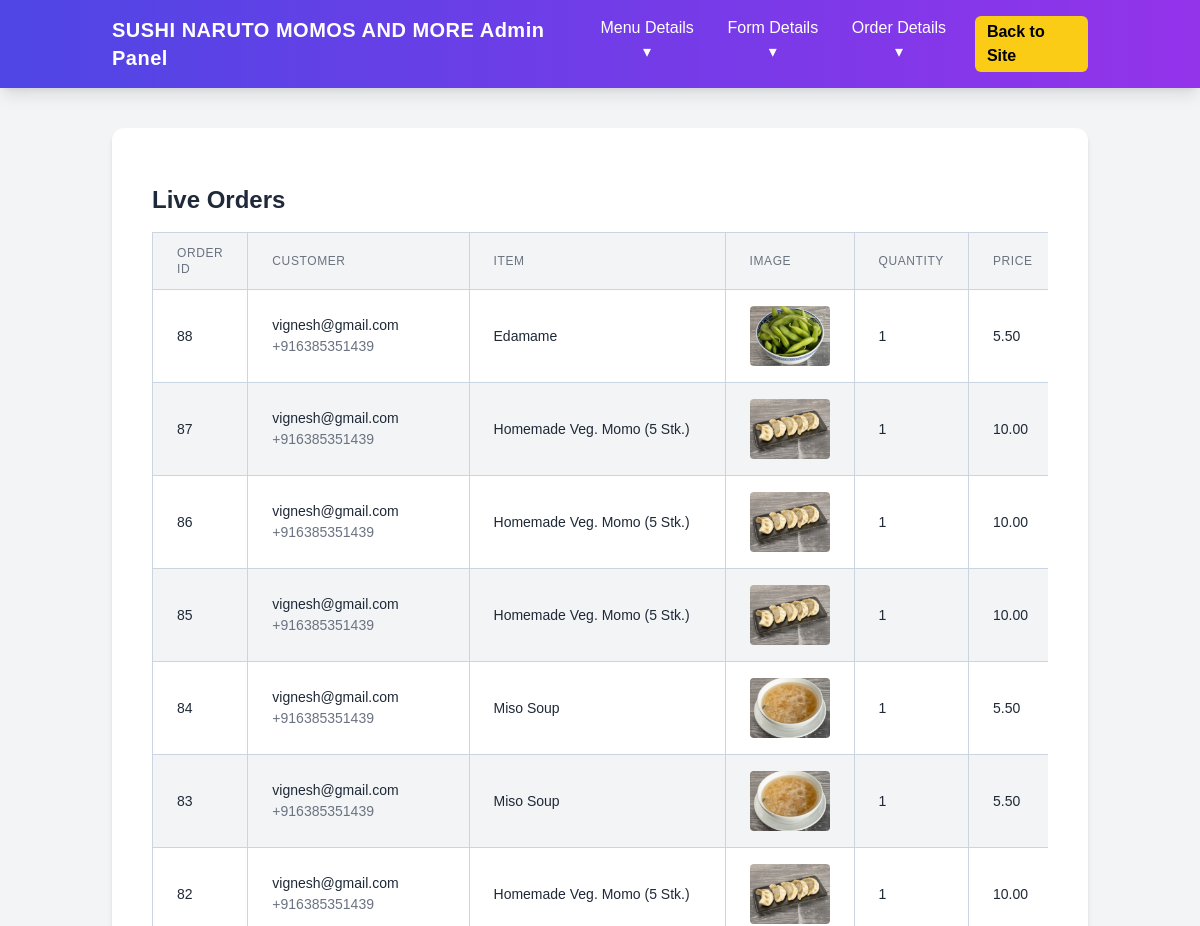
The page /order/live/ (signed in, upper part) on the database as committed earlier.
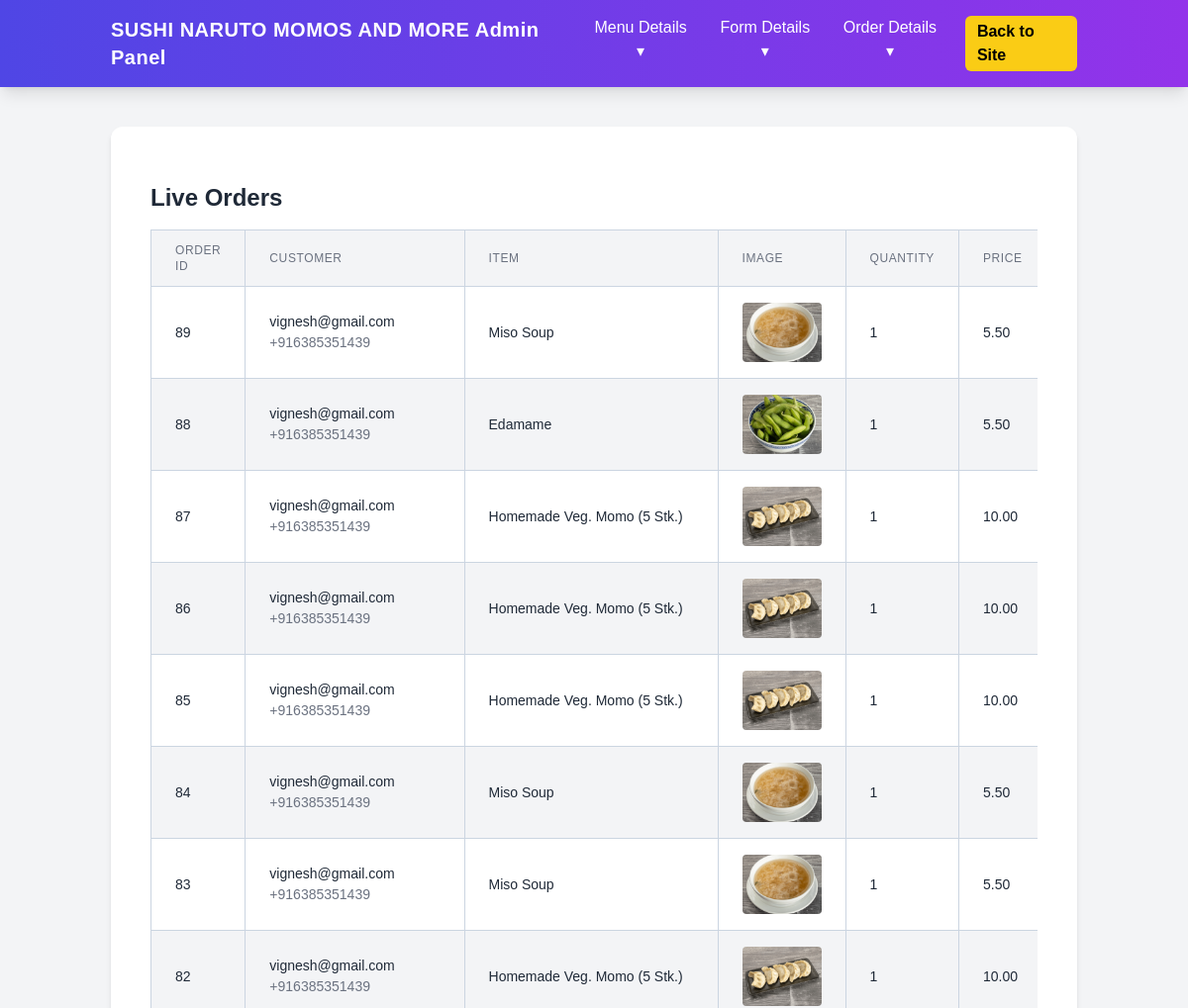
The same page on the database as committed later.
### sushi/models.py (models this page shows, shortened)
class Order(models.Model):
    ORDER_TYPE_CHOICES = [
        ('now', 'Order Now'),
        ('later', 'Order Later'),
    ]
    DELIVERY_CHOICES = [
        ('Click & Collect', 'Click & Collect (Free)'),
        ('Free', 'Free'),
        ('Livraison Express 3.5km', 'Livraison Express 3.5km'),
    ]
    item = models.CharField(max_length=200)
    price = models.DecimalField(max_digits=7, decimal_places=2)
    qty = models.PositiveIntegerField()
    order_type = models.CharField(max_length=10, choices=ORDER_TYPE_CHOICES)
    order_date = models.DateField(null=True, blank=True)
    order_time = models.TimeField(null=True, blank=True)
    email = models.EmailField()
    mobile = models.CharField(max_length=30)
    address = models.CharField(max_length=255)
    delivery = models.CharField(max_length=40, choices=DELIVERY_CHOICES)
    created_at = models.DateTimeField(default=timezone.now)
    status = models.CharField(max_length=30, default='pending')
    cancellation_reason = models.TextField(blank=True, null=True)

### sushi/views.py (the view)
# urls.py: path('order/live/', views.order_live, name='order_live'),
@login_required
def order_live(request):
    if not request.user.is_staff:
        return redirect('admin_login')
    pending_orders = Order.objects.filter(
        status__in=['pending', 'Accepted', 'Making', 'Ready to Collect']
    ).order_by('-created_at')
    orders_with_items = []
    for order in pending_orders:
        try:
            menu_item = MenuItem.objects.get(name=order.item)
            image = menu_item.image
        except MenuItem.DoesNotExist:
            image = None
        orders_with_items.append({
            'order': order,
            'image': image,
            'status_class': get_status_class(order.status),
            'created_at_formatted': order.created_at.strftime("%Y-%m-%d %H:%M:%S")
        })
    return render(request, 'admin2/order_live.html', {
        'orders_with_items': orders_with_items,
        'active_tab': 'live_orders'
    })

### sushi/views.py (called while the page is built)
def get_status_class(status):
    status_classes = {
        'pending': 'bg-yellow-100 text-yellow-800',
        'Accepted': 'bg-blue-100 text-blue-800',
        'Making': 'bg-purple-100 text-purple-800',
        'Ready to Collect': 'bg-green-100 text-green-800',
        'Delivered': 'bg-gray-100 text-gray-800',
        'Cancelled': 'bg-red-100 text-red-800'
    }
    return status_classes.get(status, 'bg-gray-100 text-gray-800')

### sushi/templates/admin2/order_live.html (shortened to what this page needs)
{% extends 'admin2/base2.html' %}
{% block content %}
{% load static %}
<link rel="stylesheet" href="{% static 'css/excel_table.css' %}">
<div class="container mx-auto px-4 py-8">
    <h1 class="text-2xl font-bold mb-4">Live Orders</h1>
    <div class="overflow-x-auto">
        <table class="min-w-full bg-white border border-gray-200">
            <thead>
                <tr class="bg-gray-100">
                    <th class="px-6 py-3 text-left text-xs font-medium text-gray-500 uppercase tracking-wider">Order ID</th>
                    <th class="px-6 py-3 text-left text-xs font-medium text-gray-500 uppercase tracking-wider">Customer</th>
                    <th class="px-6 py-3 text-left text-xs font-medium text-gray-500 uppercase tracking-wider">Item</th>
                    <th class="px-6 py-3 text-left text-xs font-medium text-gray-500 uppercase tracking-wider">Image</th>
                    <th class="px-6 py-3 text-left text-xs font-medium text-gray-500 uppercase tracking-wider">Quantity</th>
                    <th class="px-6 py-3 text-left text-xs font-medium text-gray-500 uppercase tracking-wider">Price</th>
                </tr>
            </thead>
            <tbody class="divide-y divide-gray-200">
                {% for item in orders_with_items %}
                <tr>
                    <td class="px-6 py-4 whitespace-nowrap">{{ item.order.id }}</td>
                    <td class="px-6 py-4 whitespace-nowrap">
                        {{ item.order.email }}<br>
                        <span class="text-sm text-gray-500">{{ item.order.mobile }}</span>
                    </td>
                    <td class="px-6 py-4 whitespace-nowrap">{{ item.order.item }}</td>
                    <td class="px-6 py-4 whitespace-nowrap">
                        {% if item.image %}
                            <img src="{{ item.image.url }}" alt="{{ item.order.item }}" width="100">
                        {% else %}
                            No image
                        {% endif %}
                    </td>
                    <td class="px-6 py-4 whitespace-nowrap">{{ item.order.qty }}</td>
                    <td class="px-6 py-4 whitespace-nowrap">{{ item.order.price }}</td>
                </tr>
                {% empty %}
                <tr>
                    <td colspan="8" class="px-6 py-4 text-center text-gray-500">No live orders.</td>
                </tr>
                {% endfor %}
            </tbody>
        </table>
    </div>
</div>
{% endblock %}

Rows that differ between the two databases and show on the page:
added Order: order.id "89", order.email "vignesh@gmail.com", order.mobile "+916385351439", order.item "Miso Soup", order.qty "1", order.price "5.50"
